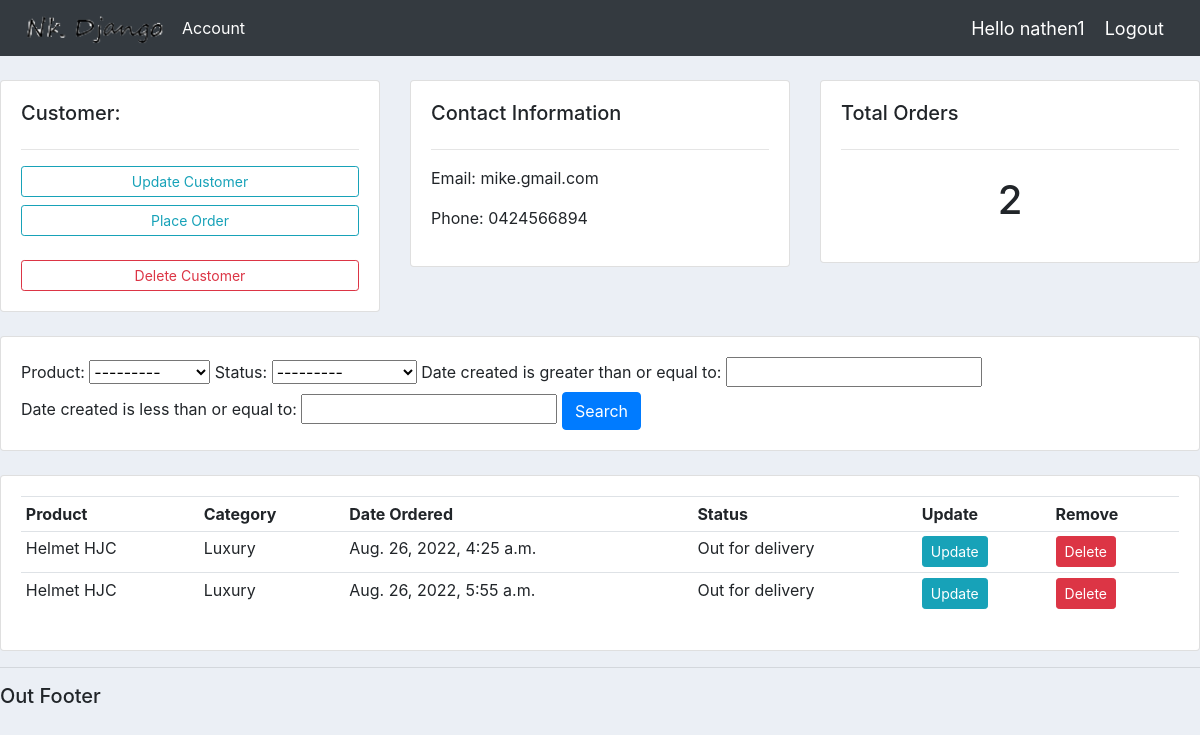
The page /customer/2/ (signed in) on the database its author committed.
### accounts/models.py (models this page shows, shortened)
class Customer (models.Model):
    user= models.OneToOneField(User,blank=True, null=True, on_delete=models.CASCADE)
    name = models.CharField(max_length=100, null=True)
    phone=models.CharField(max_length=100, null=True)
    email=models.CharField(max_length=100, null=True)
    date_created= models.DateTimeField(auto_now_add=True)
    profile_pic= models.ImageField(default='logos.png', null=True, blank=True)

class Order (models.Model):
    STATUS = (('Pending', 'Pending'),
              ('Out for delivery', 'Out_for_delivery'),
              ('Delivered', 'Delivered'))
    customer = models.ForeignKey(Customer, null=True, on_delete=models.SET_NULL)
    product = models.ForeignKey(Product,  null=True, on_delete=models.SET_NULL)
    date_created = models.DateTimeField(auto_now_add=True, null=True)
    status = models.CharField(max_length=200, null=True, choices=STATUS)

class Product (models.Model):
    CATEGORY = (('Luxury', 'Luxury'),
                ('Basic', 'Basic'),
              )
    name = models.CharField(max_length=200, null=True)
    price = models.FloatField(null=True)
    category = models.CharField(max_length=200, null=True,choices=CATEGORY)
    description = models.CharField(max_length=200, null=True, blank=True)
    date_created= models.DateTimeField(auto_now_add=True, null=True)
    tags= models.ManyToManyField(Tag)
    def __str__(self):
        return self.name

### accounts/views.py (the view)
# urls.py: path('customer/<str:pk>/', views.customer, name='customer'),
@login_required(login_url='login')
def customer(request, pk):
    customer = Customer.objects.get(id=pk)
    orders = customer.order_set.all()
    total_order = orders.count()
    mfilter = OrderFilter(request.GET, queryset=orders)
    orders = mfilter.qs
    context = {'customer': customer, 'orders': orders,
               'total_order': total_order, 'mfilter': mfilter}
    return render(request, 'accounts/customer.html', {'context': context})

### accounts/templates/accounts/customer.html
{%  extends 'accounts/main.html' %}
{% block content %}
	<br>
<div class="row">
	<div class="col-md">
		<div class="card card-body">
			<h5>Customer:</h5>
			<hr>
			<a class="btn btn-outline-info  btn-sm btn-block" href="{% url 'update_customer' context.customer.id%}">Update Customer</a>
			<a class="btn btn-outline-info  btn-sm btn-block" href="{% url 'create_order' context.customer.id%}">Place Order</a><br>
			<a class="btn btn-outline-danger  btn-sm btn-block" href="{% url 'delete_customer' context.customer.id%}">Delete Customer</a>
		</div>
	</div>
	<div class="col-md">
		<div class="card card-body">
			<h5>Contact Information</h5>
			<hr>
			<p>Email: {{context.customer.email}}</p>
			<p>Phone: {{context.customer.phone}}</p>
		</div>
	</div>
	<div class="col-md">
		<div class="card card-body">
			<h5>Total Orders</h5>
			<hr>
			<h1 style="text-align: center;padding: 10px">{{context.total_order}}</h1>
		</div>
	</div>
</div>
<br>
<div class="row">
	<div class="col">
		<div class="card card-body">
			<form method="get">
			{{context.mfilter.form}}
		    <button class="btn btn-primary" type="submit">Search</button>
		  </form>
		</div>
	</div>
</div>
<br>
<div class="row">
	<div class="col-md">
		<div class="card card-body">
			<table class="table table-sm">
				<tr>
					<th>Product</th>
					<th>Category</th>
					<th>Date Ordered</th>
					<th>Status</th>
					<th>Update</th>
					<th>Remove</th>
				</tr>
				{% for order in context.orders %}
				<tr>
					<td>{{order.product}}</td>
					<td>{{order.product.category}}</td>
					<td>{{order.date_created}}</td>
					<td>{{order.status}}</td>
					<td><a class="btn btn-sm btn-info" href="{% url 'update_order' order.id %}">Update</a></td>
					<td><a class="btn btn-sm btn-danger" href="{% url 'delete_order' order.id %}">Delete</a></td>
				</tr>
				{% endfor %}
			</table>
		</div>
	</div>
</div>
{% endblock %}

### accounts/templates/accounts/navbar.html (shortened to what this page needs)
{% load static %}
<link rel="stylesheet", type="text/css" href=" {% static '/css/main.css' %}">
<nav class="navbar navbar-expand-lg navbar-dark bg-dark">
  <img src="{% static 'images/logos.png' %}">
  <div class="collapse navbar-collapse" id="navbarNavAltMarkup">
    <div class="navbar-nav">
      {% if request.user.is_staff %}
        <a class="nav-item nav-link active" href="{% url 'home' %}">Dashboard </a>
        <a class="nav-item nav-link" href="{% url 'products' %}">Products</a>
      {% else %}
        <a class="nav-item nav-link active" href="{% url 'account_settings'%}">Account</a>
      {%endif%}
    </div>
  </div>
  <span class="user_name">Hello {{request.user}}</span>
  <span ><a  class="user_name" href="{% url 'logout' %}">Logout</a></span>
</nav>

### static/css/main.css (style rules this page uses)
body { background-color: #ebeff5; }

### accounts/templates/accounts/navbar.html (style rules this page uses)
.user_name { font-size: 18px; color: #fff; margin-right: 20px; }

### rows shown on the page
Customer: customer.email "mike.gmail.com", customer.phone "0424566894"
Order: product "Helmet HJC", product.category "Luxury", date_created "Aug. 26, 2022, 4:25 a.m.", status "Out for delivery"
Order: product "Helmet HJC", product.category "Luxury", date_created "Aug. 26, 2022, 5:55 a.m.", status "Out for delivery"

### other values the page prints
{{ request.user }} "nathen1"
{{ context.total_order }} "2"
